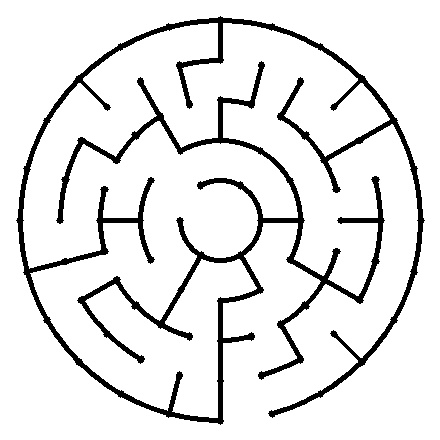
#> input picture theta_maze_solver/solver_1/image_00.jpg, 440 x 440 px
$ python run_me.py image_00.jpg   (Python 2 division)
#> lines starting #> are read from the running program, lines starting #| are printed output that depends on the picture; after the words box and inside, x2 and y2 are one past the last pixel; in counts of white or black regions, pixels touching at a corner belong together
import numpy as np
import cv2
import math
import sys

##  Returns sine of an angle.
def sine(angle):
    return math.sin(math.radians(angle))

##  Returns cosine of an angle
def cosine(angle):
    return math.cos(math.radians(angle))

##  Reads an image from the specified filepath and converts it to Grayscale. Then applies binary thresholding
##  to the image.
def readImage(filePath):
#> called with filePath = 'image_00.jpg'
    mazeImg = cv2.imread(filePath)
#> mazeImg is the input picture: shape (440, 440, 3); min 0, max 255, mean 229.6
    grayImg = cv2.cvtColor(mazeImg, cv2.COLOR_BGR2GRAY)
    ret,binaryImage = cv2.threshold(grayImg,127,255,cv2.THRESH_BINARY)
#> binaryImage: shape (440, 440); 90.1% white; 1 black region, box (x1, y1, x2, y2) and area: (16, 16, 425, 425) 19215
    return binaryImage

##  This function accepts the img, level and cell number of a particular cell and the size of the maze as input
##  arguments and returns the list of cells which are traversable from the specified cell.
# [145 lines left out: functions findNeighbours, colourCell, not called in this run]

##  Function that accepts some arguments from user and returns the graph of the maze image.
def buildGraph(img, size):   ## You can pass your own arguments in this space.
#> called with size = 1
    graph = {}
    ############################# Add your Code Here ################################

    ## Mapping image to polar coordinates ##

    img_blur = cv2.GaussianBlur(img, (3, 3), 0)
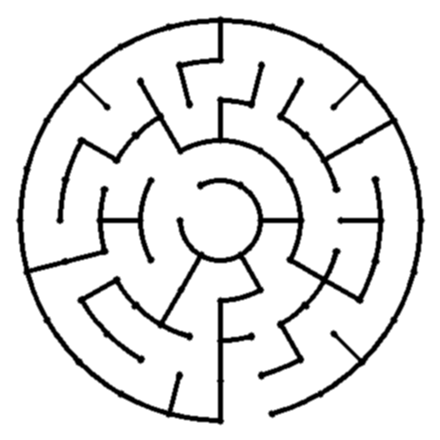
#> img_blur: shape (440, 440); min 0, max 255, mean 229.7
    ret, binary = cv2.threshold(img_blur, 200, 255, cv2.THRESH_BINARY)
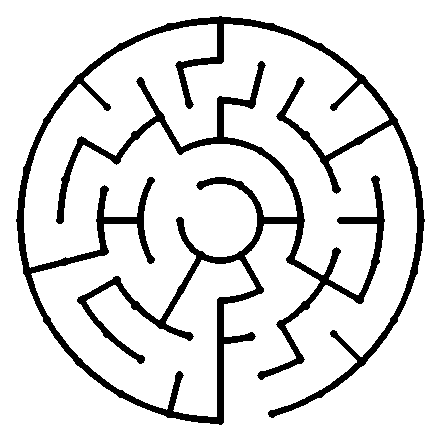
#> binary: shape (440, 440); 87.5% white; 1 black region, box (x1, y1, x2, y2) and area: (16, 16, 425, 425) 24200

    if size == 1:
        radius = 200 + 3
        mid = 220
    else:
        radius = 280 + 3
        mid = 300

    ## Creating a white image to map on ##
    polar = np.zeros((radius, 364), np.uint8)
    polar = cv2.bitwise_not(polar)

    ## Mapping values ##
    for theta in range(0, 363):
        sin = sine(theta)
        cos = cosine(theta)
        for r in range(0, radius):
            polar[r, theta] = binary[r*sin + mid, r*cos + mid]
#> polar: shape (203, 364); every value is 255

    ## Building Graph ##

    if size == 1:
        max_levels = 4
    else:
        max_levels = 6

    levels = [1, 6, 12, 24, 24, 24, 48]

    ## Iterating every cell to figure out neighbours and build graph ##
    for level in range(0, max_levels+1):
        if level == 0:
            point = (0,0)
            neigh = findNeighbours(polar, 0, 0, size)
            graph[point] = neigh
            continue
        for cellnum in range(1, levels[level] + 1):
            point = (level, cellnum)
            neigh = findNeighbours(polar, level, cellnum, size)
            graph[point] = neigh

    #################################################################################
    return graph


##  Function accepts some arguments and returns the Start coordinates of the maze.
# [41 lines left out: functions findStartPoint, findPath, not called in this run]

##  This is the main function where all other functions are called. It accepts filepath
##  of an image as input. You are not allowed to change any code in this function. You are
##  You are only allowed to change the parameters of the buildGraph, findStartPoint and findPath functions
def main(filePath, flag = 0):
    img = readImage(filePath)     ## Read image with specified filepath
    if len(img) == 440:           ## Dimensions of smaller maze image are 440x440
        size = 1
    else:
        size = 2
    maze_graph = buildGraph(img, size)   ## Build graph from maze image. Pass arguments as required
    start = findStartPoint(maze_graph, size)  ## Returns the coordinates of the start of the maze
    shortestPath = findPath(maze_graph, start, (0,0), path=[])  ## Find shortest path. Pass arguments as required.
    print shortestPath
    string = str(shortestPath) + "\n"
    for i in shortestPath:               ## Loop to paint the solution path.
        img = colourCell(img, i[0], i[1], size, 215)
    if __name__ == '__main__':     ## Return value for main() function.
        return img
    else:
        if flag == 0:
            return string
        else:
            return graph
## The main() function is called here. Specify the filepath of image in the space given.
if __name__ == "__main__":
    filepath = sys.argv[1]     ## File path for test image
#> (the run stopped early here; a loop or call above may not have finished)

$ run again, on theta_maze_solver/solver_1/image_02.jpg
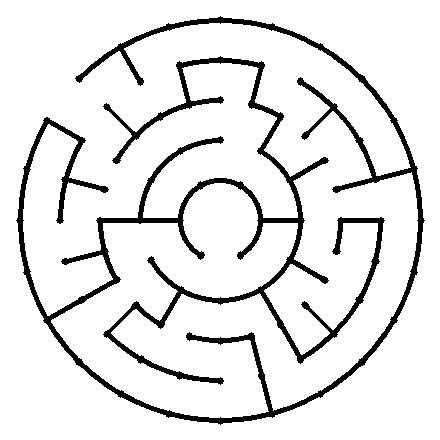
#> input picture theta_maze_solver/solver_1/image_02.jpg, 440 x 440 px
#> in readImage, mazeImg is the input picture: shape (440, 440, 3); min 0, max 255, mean 229.4
#> binaryImage: shape (440, 440); 90% white; 1 black region, box (x1, y1, x2, y2) and area: (16, 16, 425, 425) 19422
#> in buildGraph, `img_blur = cv2.GaussianBlur(img, (3, 3), 0)`:
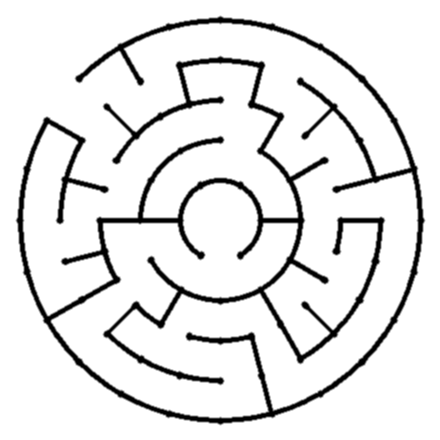
#> img_blur: shape (440, 440); min 0, max 255, mean 229.4
#> in buildGraph, `ret, binary = cv2.threshold(img_blur, 200, 255, cv2.THRESH_BINARY)`:
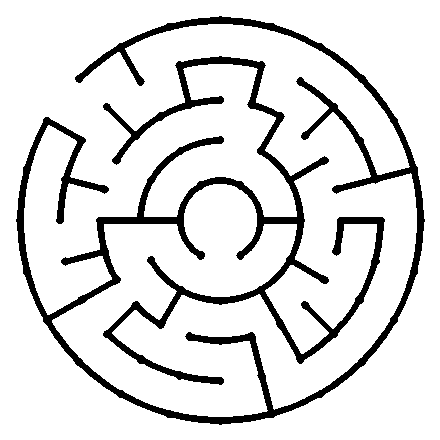
#> binary: shape (440, 440); 87.4% white; 1 black region, box (x1, y1, x2, y2) and area: (16, 16, 425, 425) 24458

$ run again, on theta_maze_solver/solver_1/image_03.jpg
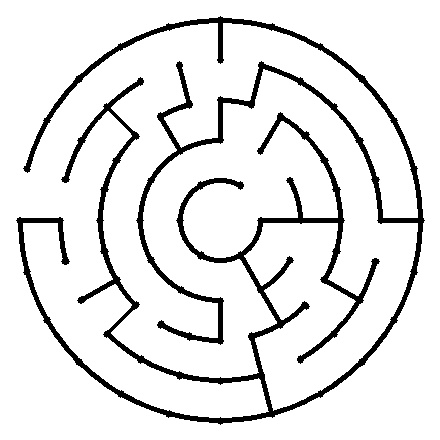
#> input picture theta_maze_solver/solver_1/image_03.jpg, 440 x 440 px
#> in readImage, mazeImg is the input picture: shape (440, 440, 3); min 0, max 255, mean 229.6
#> binaryImage: shape (440, 440); 90.1% white; 1 black region, box (x1, y1, x2, y2) and area: (16, 16, 425, 425) 19245
#> in buildGraph, `img_blur = cv2.GaussianBlur(img, (3, 3), 0)`:
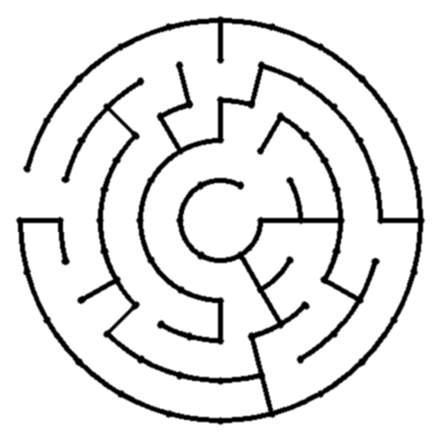
#> img_blur: shape (440, 440); min 0, max 255, mean 229.7
#> in buildGraph, `ret, binary = cv2.threshold(img_blur, 200, 255, cv2.THRESH_BINARY)`:
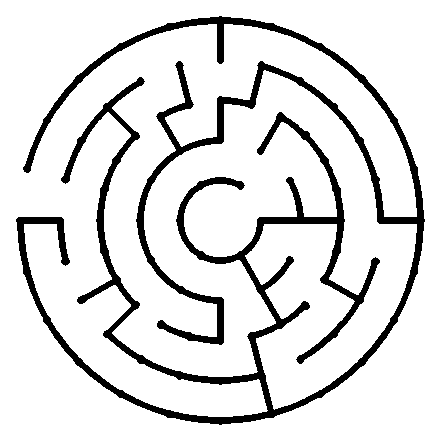
#> binary: shape (440, 440); 87.5% white; 1 black region, box (x1, y1, x2, y2) and area: (16, 16, 425, 425) 24228

$ run again, on theta_maze_solver/solver_1/image_04.jpg
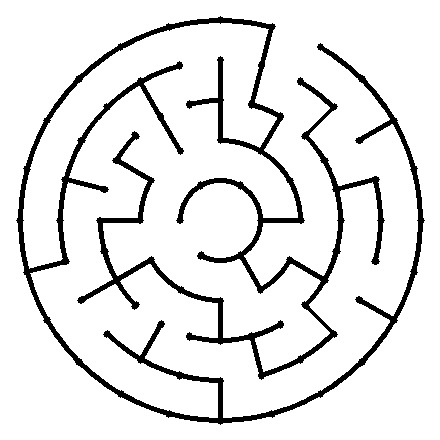
#> input picture theta_maze_solver/solver_1/image_04.jpg, 440 x 440 px
#> in readImage, mazeImg is the input picture: shape (440, 440, 3); min 0, max 255, mean 229.5
#> binaryImage: shape (440, 440); 90% white; 1 black region, box (x1, y1, x2, y2) and area: (16, 16, 425, 425) 19322
#> in buildGraph, `img_blur = cv2.GaussianBlur(img, (3, 3), 0)`:
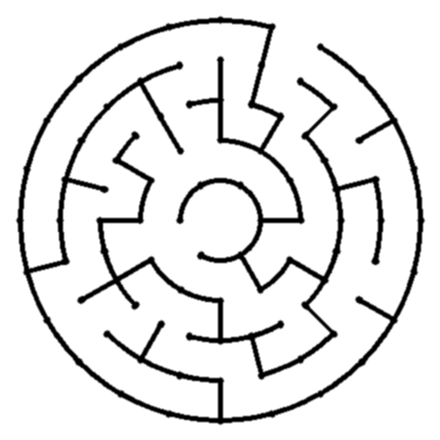
#> img_blur: shape (440, 440); min 0, max 255, mean 229.6
#> in buildGraph, `ret, binary = cv2.threshold(img_blur, 200, 255, cv2.THRESH_BINARY)`:
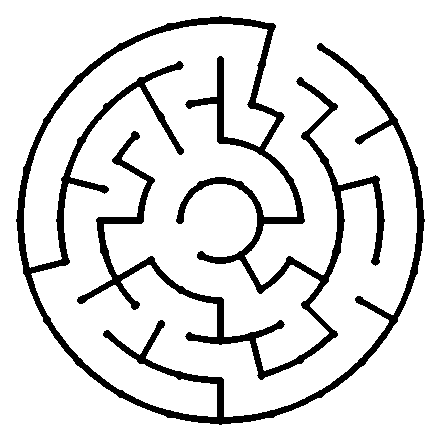
#> binary: shape (440, 440); 87.4% white; 1 black region, box (x1, y1, x2, y2) and area: (16, 16, 425, 425) 24331
